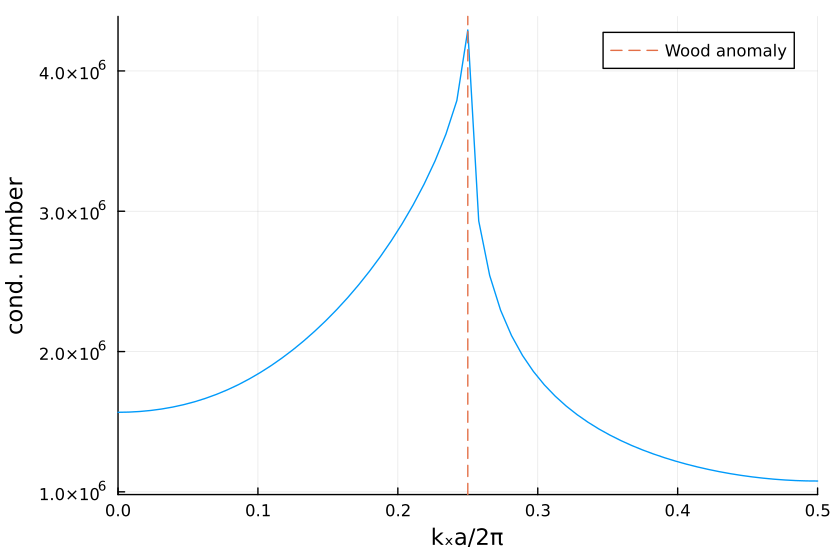

Generate this figure with Julia:
using DiffGrating1D
using Plots; plotlyjs()
using LinearAlgebra
using JLD
using Interpolations
const DF = DiffGrating1D
include("geometry.jl")

# Geometry
data_file = "examples/ex5/data_cond_number.jld"
wL = 1.25 # normalized freq wL/2πc
L = 1   # period
#clist = Float64[]
#αlist = Float64[]
#@save data_file αlist clist
@load data_file αlist clist

# Wood's anomalies
nmin = -ceil(2*wL)
nmax = ceil(wL)
αwlist = Float64[]
for n in nmin:nmax
    α1 = wL - n
    α2 = -wL - n
    (0 ≤ α1 ≤ wL) && α1 ∉ αwlist && push!(αwlist,α1)
    (0 ≤ α2 ≤ wL) && α2 ∉ αwlist && push!(αwlist,α2)
end
αwlist = sort(αwlist)

##
current_αlist = range(0.0, min(0.5,wL),step=2^-7)
for α in current_αlist
    α ∈ αlist && continue
    @info "Computing α = $α"
    θ = asin(α/wL)
    geo = geometry(;L,wL,θ,nlevels=1,homogeneous=false);
    ## Compute system matrix
    # initial conditions
    γ = DF.γfactor(geo)
    Q = -geo.Gbottom  # -iB^(2)
    Y = I(size(Q,1))
    # iterate
    for (i,dom) in enumerate(geo.domains) # from bottom to top
        @info "Solving Domain $i"
        # multiply by -1, since the normals of adyacent domains point in opposite directions
        rmul!(Q,-one(ComplexF64))  
        # obtain Q and Y from Domain
        Q,Y = DF.obtain_Q_Y_matrices(dom,γ,Q,Y)
    end
    Lmatrix = Q-geo.Gtop  # Q-iB^(1)
    c = cond(Lmatrix)
    # add data
    push!(αlist,α)
    push!(clist,c)
    @info "Results:" α c size(Lmatrix)
    @save data_file data_file αlist clist
end

## Plot
@load data_file data_file αlist clist
scatter(αlist,clist,xlabel="",ylabel="")

## Pretty plot
@load data_file data_file αlist clist
perm = sortperm(αlist)
αlist_plot = αlist[perm]
clist_plot = clist[perm]
# construct interpolant
itp = interpolate((αlist_plot,), real.(clist_plot), Gridded(Linear()))
plot(αlist_plot,itp.(αlist_plot),xlabel="kₓa/2π",ylabel="cond. number",label="")
vline!(αwlist,label="Wood anomaly",legend=true,ls=:dash) 
xlims!(0,0.5)
